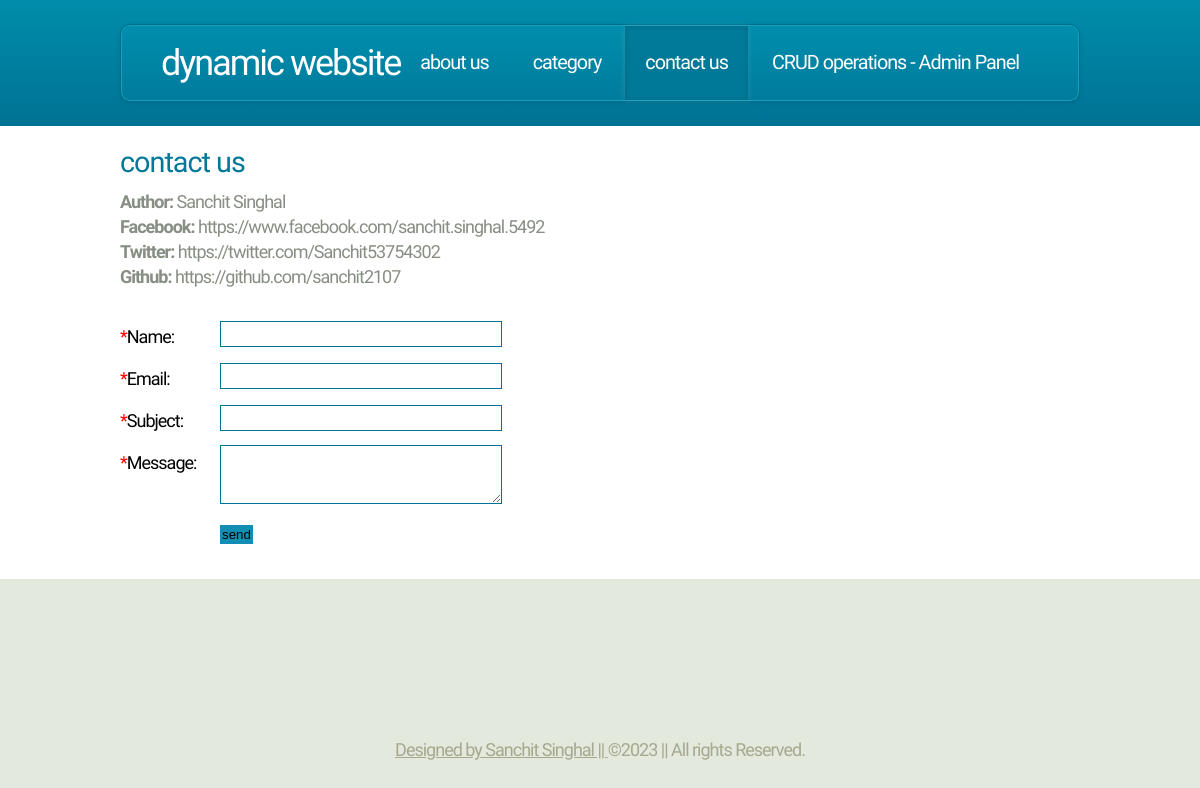
The page /contact-us.php on the database its author committed.
### tables this page shows
CREATE TABLE IF NOT EXISTS `mp_pages` (
  `page_id` int(11) NOT NULL AUTO_INCREMENT,
  `page_title` varchar(255) NOT NULL,
  `page_desc` text,
  `meta_keywords` varchar(255) DEFAULT NULL,
  `meta_desc` varchar(255) DEFAULT NULL,
  `sort_order` int(11) NOT NULL DEFAULT '0',
  `parent` varchar(255) NOT NULL DEFAULT '0',
  `status` enum('A','I') NOT NULL DEFAULT 'A',
  `page_alias` varchar(255) DEFAULT NULL,
  PRIMARY KEY (`page_id`),
  UNIQUE KEY `page_name` (`page_alias`)
);

### libs/config.php (called while the page is built, shortened)
<?php
require_once("common_functions.php");
$currentPage = pathinfo($_SERVER['PHP_SELF'], PATHINFO_FILENAME);
?>

### libs/common_functions.php (called while the page is built, shortened)
<?php
function getPageDetailsByName($pageAlias) {
    global $DB;
    $rs = array();
    $sql = "SELECT * FROM " . TABLE_PAGES . " WHERE 1 AND page_alias = :pname";
    try {
        $stmt = $DB->prepare($sql);
        $stmt->bindValue(":pname", $pageAlias);
        $stmt->execute();
        $results = $stmt->fetchAll();
    } catch (Exception $ex) {
        echo errorMessage($ex->getMessage());
    }
    if (count($results) > 0) {
       $rs =  $results[0];
    }
    return $rs;
}
?>

### contact-us.php (the view, shortened to what this page needs)
<?php
require("libs/config.php");
$pageDetails = getPageDetailsByName($currentPage);
include("header.php");
?>
<div class="row main-row">
  <div class="8u">
    <section class="left-content">
     <h2><?php echo stripslashes($pageDetails["page_title"]); ?></h2>
            <?php echo stripslashes($pageDetails["page_desc"]); ?>
      <div style="height:30px;clear:both"></div>
      <form action="contact-us.php" method="post" name="f" onsubmit="return validateForm();">
        <div class="rows">
			<div class="label"><span style="color:#F00;">*</span>Name: </div>
			<div class="input-row" ><input name="your_name" id="your_name" type="text" class="textbox" autocomplete="off"></div>
		</div>
        <div class="rows">
			<div class="label"><span style="color:#F00;">*</span>Email: </div>
			<div class="input-row" ><input name="your_email" id="your_email" type="text" class="textbox" autocomplete="off"></div>
		</div>
        <div class="rows">
			<div class="label"><span style="color:#F00;">*</span>Subject: </div>
			<div class="input-row" ><input name="your_subject" id="your_subject" type="text" class="textbox" autocomplete="off"></div>
		</div>
         <div class="rows">
			<div class="label"><span style="color:#F00;">*</span>Message: </div>
			<div class="input-textarea-row" >
            <textarea class="textarea" name="your_message" id="your_message"></textarea></div>
		</div>
         <div class="rows">
         <div class="label"></div>
         <input type="submit" value="send" name="sbtn" class="submit_button" />
         </div>
      </form>
    </section>
  </div>
</div>
<?php
include("footer.php");
?>

### css/style.css (style rules this page uses)
*,*:before,*:after { -moz-box-sizing:content-box;-webkit-box-sizing:content-box;-o-box-sizing:content-box;-ms-box-sizing:content-box;box-sizing:content-box }
body { font-size: 13.5pt; font-family: sans-serif; background-color: #e3e9dc; font-family: 'Ubuntu Condensed', sans-serif; color: #878e83; letter-spacing: -1px; }
h1,h2,h3,h4 { color: #007897; font-weight: normal; }
h1,h2 { text-transform: lowercase; }
h2 { font-size: 1.6em; letter-spacing: -1px; margin-bottom: 0.5em; text-transform:lowercase; }

### css/style-desktop.css (style rules this page uses)
body { min-width: 1200px; }
section, article { margin: 0 0 20px 0; }
section:last-child, article:last-child { margin-bottom: 0; }
section.left-content { padding-right: 30px; line-height:25px; }

### css/style-1000px.css (style rules this page uses)
body { min-width: 960px; }

### contact-us.php (style rules this page uses)
.rows { width:100%; height:auto; overflow:hidden; margin-bottom:10px; }
.label { width:100px;color:#000; float:left;padding-top:5px; }
.input-row { width:280px; height:32px; background-color:#FFF; float:left; position:relative; }
.input-textarea-row { width:280px; height:65px; background-color:#FFF; float:left; position:relative; }
.textbox { width:100%; height:24px; border:1px solid #007294;outline:none; background:transparent; color:#000; padding:0px; }
.textarea { width:100%; height:57px; border:1px solid #007294; outline:none; background:transparent; color:#000; padding:0px; }
.submit_button { background:#118eb1;padding:2px;border:none;cursor:pointer; }

### rows shown on the page
mp_pages: page_title "contact us", page_desc "Author: Sanchit Singhal Facebook: https://www.facebook.com/sanchit.singhal.5492 Twitter: https://twitter.com/Sanchit53754302 Github: https://github.com/sanchit2107"

### other values the page prints
SITE_NAME "dynamic website"
